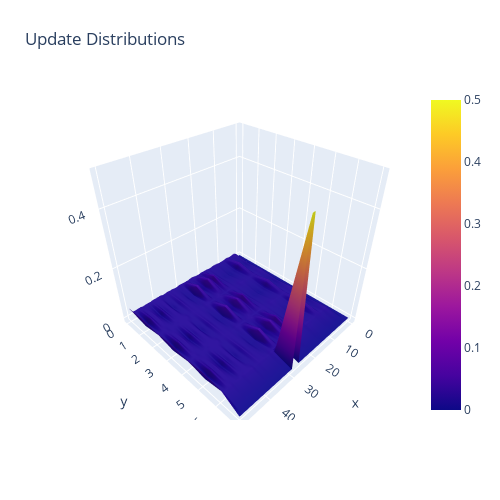

The notebook cell saved with this chart:
### Code cell
output=categorical_update(dqn.supports,dqn.z_delta,summed_model_out,
                          Softmax(dim=2)(model_out),actions,rewards,dones,passes=None)
show_q_distribution(output)

### Figure 1 — Plotly figure (JSON) as saved in the notebook; plotly's stock layout.template omitted (floating-point values rounded to 4 significant figures; data arrays with more than 128 entries replaced by an {"elided": "..."} marker saying what was removed)
{"data": [{"type": "surface", "z": {"elided": "8x51 float values"}}], "layout": {"autosize": false, "height": 500, "margin": {"b": 80, "l": 65, "r": 50, "t": 90}, "title": {"text": "Update Distributions"}, "width": 500}}
